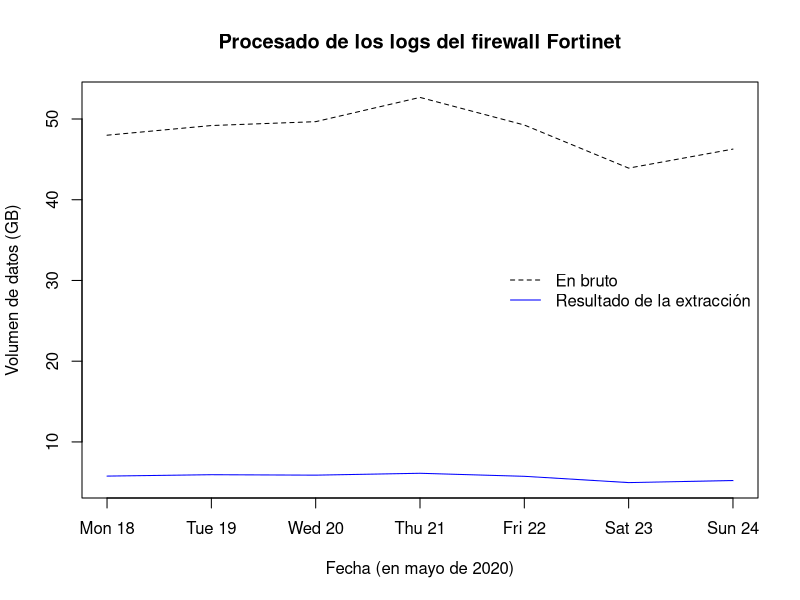

The R script that drew this image:
raw       <-     c( 47990233167,  49187772177,  49668247110,  52672266521,  49253115426,  43913255316, 46270619052);
extracted <-     c(  5766385969,   5939145359,   5883398905,   6116088410,   5739938280,   4961969981, 5219956643);
dates <- as.Date(c("18-05-2020", "19-05-2020", "20-05-2020", "21-05-2020", "22-05-2020", "23-05-2020", "24-05-2020"), "%d-%m-%y");
plot(dates, raw/10^9, type="l", lty=2, ylab="Volumen de datos (GB)", xlab="Fecha (en mayo de 2020)", xaxt="n", ylim=range(c(raw, extracted)/10^9), main="Procesado de los logs del firewall Fortinet");
lines(dates, extracted/10^9, type="l", col="blue");
axis(1, dates, format(dates, "%a %d"));
legend("right",lty=c(2,1), col=c("black","blue"), bty="n", legend=c("En bruto", "Resultado de la extracción"))
